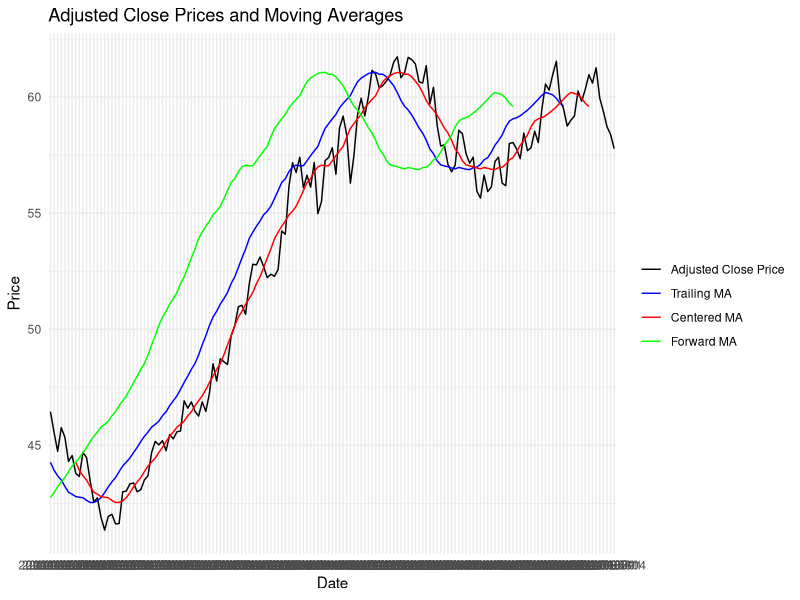
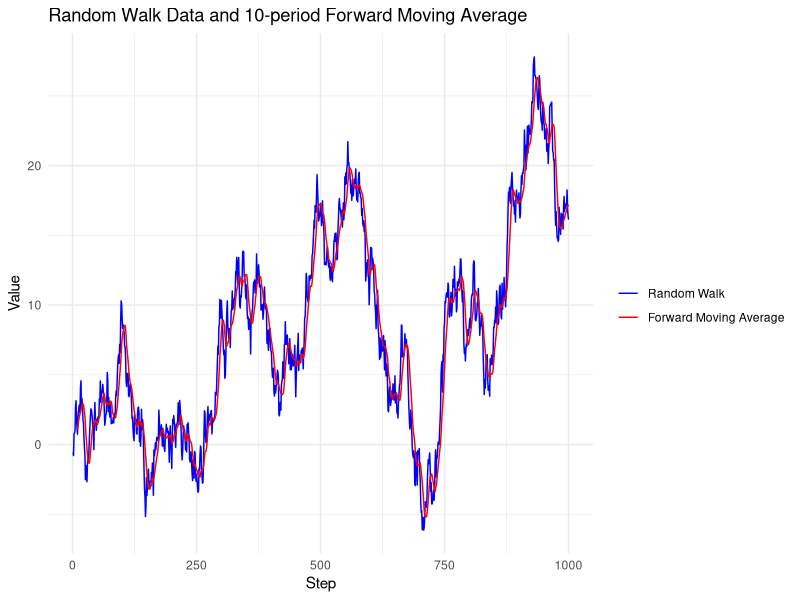

These charts were generated, in order, by the following R code:
# Omer Furkan Coban
# Forecasting Methods - Problem Set 3
# Stock Prices
# WiSe 23/24

# Library Imports ----
library(TTR) # For moving averages
library(ggplot2)

# 1. Create a R script file and import the stock prices data. ----
stock_data <- read.csv("Datasets/BASF.csv")
View(stock_data)
# stock_data <- read.csv("Datasets/DAX.csv")
# stock_data <- read.csv("Datasets/VW.csv")

# 2. Create 15 trailing moving averages for share basf. ----
# Using 'adjclose' for calculating moving averages
trailing_ma <- SMA(stock_data$Adj.Close, n = 15)

# 3. Create 15 centered moving averages for share basf. ----
centered_ma <- filter(stock_data$Adj.Close, rep(1/15, 15), sides = 2)

# 4. Create 15 forward moving averages for share basf. ----
forward_ma <- c(rep(NA, 14), trailing_ma)[1:length(trailing_ma)]

# 5. Graph all three moving averages against the original series and explain. ----
combined_stock_data <- data.frame(Date = stock_data$Date, AdjClose = stock_data$Adj.Close, Trailing_MA = trailing_ma, Centered_MA = centered_ma, Forward_MA = forward_ma)

# Display the first few rows of the combined data
head(combined_stock_data,100)

# Plotting the adjusted close prices and the moving averages
ggplot(combined_stock_data, aes(x = Date)) +
    geom_line(aes(y = AdjClose, colour = "Adjusted Close Price", group = 1)) +
    geom_line(aes(y = Trailing_MA, colour = "Trailing MA", group = 1)) +
    geom_line(aes(y = Centered_MA, colour = "Centered MA", group = 1)) +
    geom_line(aes(y = Forward_MA, colour = "Forward MA", group = 1)) +
    labs(title = "Adjusted Close Prices and Moving Averages", x = "Date", y = "Price") +
    theme_minimal() +
    scale_colour_manual("",
                        breaks = c("Adjusted Close Price", "Trailing MA", "Centered MA", "Forward MA"),
                        values = c("black", "blue", "red", "green"))

# Adjusted Close Price (Black Line): This line represents the actual price movements of the BASF stock,
# accounting for dividends and stock splits. It provides the raw fluctuations in price over time, showing the real-time
# market valuation of the stock.

# Trailing Moving Average (Red Line): This line smooths out the price data to show a lagging trend based on the
# past 15 periods (days, weeks, etc., depending on the data granularity). The trailing MA lags the actual price line
# because it's based on past data. It helps in identifying past trends and smoothing out short-term volatility.

# Centered Moving Average (Blue Line): The centered MA provides a balanced view of the stock's trend by averaging
# prices before and after a specific time point. It's plotted centrally along the time series and gives a clearer
# picture of the stock's overall trend without the lagging effect seen in the trailing MA.

# Forward Moving Average (Green Line): This line, which is less common in real-time analysis since it requires
# future data, projects a smoothing effect into the future of the stock price. It anticipates the trend by averaging
# future values, giving a hypothetical view of where the trend may go if current patterns continue.

# Interpretation:

# Volatility and Trend: The distance between the moving averages and the actual price line indicates the level of
# volatility; a greater distance suggests more volatility. When the lines converge, it implies a consolidating price
# trend.

# Crossover Points: Moments where the actual price line crosses over a moving average can be significant. For instance
# if the price crosses above a moving average, it could indicate a potential upward trend and vice versa.

# Trend Direction and Strength: When all moving averages and the price line move in the same direction, it confirms
# the strength and direction of the trend. For example, if all lines are trending upward, the overall market sentiment
# is bullish.

# Comparative Analysis: The relationship between the different types of moving averages can also provide insight.
# If the trailing MA is below the centered MA, which is below the forward MA, it suggests a strong upward trend.
# Conversely, the opposite configuration can signal a downward trend.

# 6.Create and graph a 10 forward moving averages for the random walk data. ----

# Generate random walk data
set.seed(123) # Setting seed for reproducibility
random_walk <- cumsum(rnorm(1000)) # Generating 1000 random steps

# Convert random walk data to a data frame
random_walk_data <- data.frame(Step = 1:1000, Value = random_walk)

# Calculate 10-period forward moving average
n <- 10 # Window size for moving average
forward_ma_rw <- filter(random_walk_data$Value, rep(1/n, n), sides = 1)

# Combine random walk data with the moving average
combined_rw_data <- data.frame(Step = random_walk_data$Step, RandomWalk = random_walk_data$Value, Forward_MA = forward_ma_rw)

# Plotting the random walk data and the moving average
ggplot(combined_rw_data, aes(x = Step)) +
    geom_line(aes(y = RandomWalk, colour = "Random Walk")) +
    geom_line(aes(y = Forward_MA, colour = "Forward Moving Average")) +
    labs(title = "Random Walk Data and 10-period Forward Moving Average", x = "Step", y = "Value") +
    theme_minimal() +
    scale_colour_manual("",
                        breaks = c("Random Walk", "Forward Moving Average"),
                        values = c("blue", "red"))
